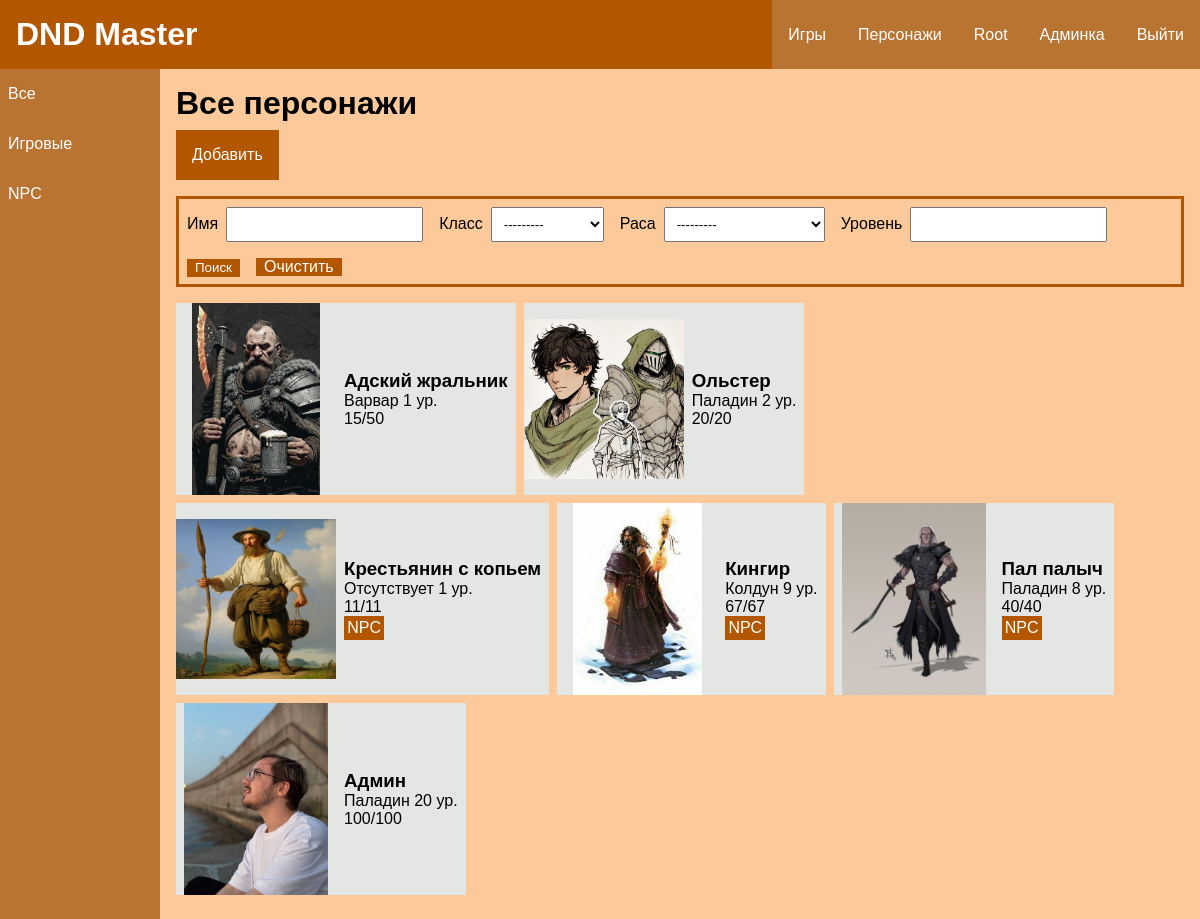
The page /characters/ (signed in) on the database its author committed.
### characterapp/models.py (models this page shows, shortened)
class Character(models.Model):
    name = models.CharField(max_length=100, verbose_name="Имя")
    dnd_class = models.ForeignKey(DndClass, on_delete=models.PROTECT, null=True, verbose_name="Класс")
    dnd_subclass = models.CharField(max_length=100, verbose_name="Подкласс", null=True, blank=True)
    race = models.ForeignKey(Race, on_delete=models.PROTECT, null=True, verbose_name="Раса")
    background = models.ForeignKey(Background, on_delete=models.PROTECT, null=True, verbose_name="Предыстория")
    max_hp = models.IntegerField(default=0, verbose_name="Max hp", validators=[MinValueValidator(0)])
    hp = models.IntegerField(default=0, verbose_name="HP", validators=[MinValueValidator(0)])
    armor_class = models.IntegerField(default=0, verbose_name="КД", validators=[MinValueValidator(0)])
    initiative = models.IntegerField(null=True, verbose_name="Инициатива", default=0)
    cooper_coins = models.IntegerField(default=0, verbose_name="ММ", validators=[MinValueValidator(0)])
    silver_coins = models.IntegerField(default=0, verbose_name="СМ", validators=[MinValueValidator(0)])
    gold_coins = models.IntegerField(default=0, verbose_name="ЗМ", validators=[MinValueValidator(0)])
    is_player = models.BooleanField(verbose_name="Игрок")
    player_name = models.CharField(max_length=100, null=True, verbose_name="Имя игрока", blank=True)
    image = models.ImageField(upload_to="characters/", null=True, blank=True, verbose_name="Изображение")
    user = models.ForeignKey(get_user_model(), null=True, blank=True, on_delete=models.PROTECT)
    level = models.IntegerField(default=1, verbose_name="Уровень", validators=[MinValueValidator(1)])
    speed = models.IntegerField(default=0, verbose_name="Скорость", validators=[MinValueValidator(0)])
    proficient_bonus = models.IntegerField(default=2, verbose_name="Бонус мастерства")
    slug = models.SlugField(null=True, blank=True)
    class Meta:
        unique_together = ('name', 'race', 'user')
        verbose_name = "Персонаж"
        verbose_name_plural = "Персонажи"
    def get_absolute_url(self):
        return reverse('characters:character-detail', kwargs={'slug': self.slug})

### bookdata/models.py (models this page shows)
class DndClass(models.Model):
    name = models.CharField(max_length=100, verbose_name="Имя")
    image = models.ImageField(upload_to="bookdata/classes/", null=True, blank=True, verbose_name="Изображение")
    class Meta:
        verbose_name = "Класс"
        verbose_name_plural = "Классы"
    def __str__(self):
        return self.name

### characterapp/views.py (the view)
# urls.py: path('', views.CharacterListView.as_view(), name='character-list'),
class CharacterListView(LoginRequiredMixin, CharacterListMixin, ListView):
    model = Character
    context_object_name = 'characters'
    paginate_by = 10
    template_name = 'characterapp/character_list.html'
    title_page = "Все персонажи"

### characterapp/forms.py
class SearchForm(forms.Form):
    name = forms.CharField(label="Имя", max_length=100, required=False)
    dnd_class = forms.ModelChoiceField(queryset=DndClass.objects.all(), label="Класс", required=False)
    race = forms.ModelChoiceField(queryset=Race.objects.all(), label="Раса", required=False)
    level = forms.IntegerField(min_value=1, required=False, label="Уровень")

### bookdata/models.py (called while the page is built)
    def __str__(self):
        return self.name

### characterapp/utils.py (called while the page is built)
    def get_context_data(self, **kwargs):
        context = super().get_context_data(**kwargs)
        if self.title_page:
            context['title'] = self.title_page
        return context

    def get_context_data(self, **kwargs):
        context = super().get_context_data(**kwargs)
        context['form'] = SearchForm()
        context['url_clean'] = f"{self.request.scheme}://{self.request.get_host()}{self.request.path}"
        return context

    def get_queryset(self):
        character_objects = Character.objects.filter(Q(user=self.request.user) | Q(is_player=False))
        if self.request.GET.get('name'):
            character_objects = character_objects.filter(name__icontains=self.request.GET.get('name'))
        if self.request.GET.get('dnd_class'):
            character_objects = character_objects.filter(dnd_class=self.request.GET.get('dnd_class'))
        if self.request.GET.get('race'):
            character_objects = character_objects.filter(race=self.request.GET.get('race'))
        if self.request.GET.get('level'):
            character_objects = character_objects.filter(level=self.request.GET.get('level'))
        return character_objects

### characterapp/templates/characterapp/character_list.html
{% extends 'characterapp/base.html' %}
{% block maincontent %}
<h1>{{title}}</h1>
<div class="add_button_div">
    <a href="{% url 'characters:character-add' %} ">Добавить</a>
</div>
{% include 'characterapp/components/character_collection.html' %}
{% endblock %}

### templates/base.html (shortened to what this page needs)
{% load static %}
<!DOCTYPE html>
<html lang="en">
<head>
    <link rel="stylesheet" type="text/css" href="{% static 'characterapp/css/style.css' %}">
</head>
<body>
<header>
    <h1 class="header_h">DND Master</h1>
    <div class="header_links">
        <a href="{% url 'game:game-list' %}">Игры</a>
        <a href="{% url 'characters:character-list' %}">Персонажи</a>
        {% if request.user.is_authenticated %}
        <a href="{% url 'users:update' %}">{{request.user.username|capfirst}}</a>
        {% if request.user.is_staff %}
        <a href="{% url 'admin:index' %}">Админка</a>
        {% endif %}
        <a href="{% url 'users:logout' %}">Выйти</a>
        {% else %}
        <a href="{% url 'users:login' %}">Войти</a>
        <a href="{% url 'users:register' %}">Регистрация</a>
        {% endif %}
    </div>
</header>
<main>
    {% block content %}
    {% endblock %}
</main>
</body>
</html>

### characterapp/templates/characterapp/components/character_collection.html (shortened to what this page needs)
<form method="get" class="search_form">
    {% for f in form %}
    <p><label for="{{f.id_for_label}}" class="search_form_label">{{f.label}}</label>{{f}}</p>
    {% endfor %}
    <p><button type="submit" class="search_form_button">Поиск</button></p>
    <p><a href="{{url_clean}}" class="search_form_clear_button">Очистить</a> </p>
</form>
<div class="character_card_list">
    {% for character in characters %}
    <a href="{{ character.get_absolute_url }}">
    {% include 'characterapp/components/character_card.html' %}
    </a>
    {% endfor %}
</div>

### characterapp/templates/characterapp/components/character_card.html
<div class="character_card">
    {% if character.image %}
    <img src="{{ character.image.url }}">
    {% else %}
    <img src="/media/staticmedia/image-placeholder-vertical.jpg">
    {% endif %}
    <div class="character_card_info">
        <h3>{{character.name}}</h3>
        <p>{{character.dnd_class}} {{character.level}} ур.</p>
        <p>{{character.hp}}/{{character.max_hp}}</p>
        {% if not character.is_player %}
        <p><span class="npc_sign">NPC</span></p>
        {% endif %}
    </div>
</div>

### characterapp/static/characterapp/css/style.css (style rules this page uses)
:root { --primary_background: #b35600; --link_secondary:#ba7432; --link_active: #faab61; --main_background: #fcca9a; --simple_background: #e3e6e3; }
html { min-height: 100%; }
body { min-height: 100vh; }
html, body { display: flex; flex-direction: column; }
* { padding: 0; margin: 0; font-family: sans-serif; }
header { background: var(--primary_background); display: flex; justify-content: space-between; }
.header_h { color: white; padding: 1rem; }
.header_links { display: flex; height: 100dp; }
.header_links a { display: block; height: 100%; align-content: center; background: var(--link_secondary); text-decoration: none; color: white; padding-right: 1rem; padding-left: 1rem; }
.add_button_div { margin-top: 0.5rem; }
.add_button_div a { display: inline-block; padding: 1rem; text-decoration: none; color: white; background: var(--primary_background); }
.character_card_list { display: flex; margin-top: 1rem; flex-wrap: wrap; }
.character_card_list a { text-decoration: none; color: black; margin-right: 0.5rem; margin-bottom: 0.5rem; }
.character_card { width: fit-content; display: flex; background: var(--simple_background); }
.character_card img { width: 10rem; height: 12rem; object-fit: contain; background: var(--simple_background); }
.character_card_info { align-content: center; padding: 0.5rem; }
.search_form { display: flex; margin-top: 1rem; flex-wrap: wrap; border-style: solid; width: fit-content; border-color: var(--primary_background); }
.search_form p { padding: 0.5rem; }
.search_form input, .search_form select { padding: 0.5rem; }
.search_form_label { margin-right: 0.5rem; }
.search_form_button, .search_form_clear_button { display: inline-block; text-decoration: none; height: 100%; padding-left: 0.5rem; padding-right: 0.5rem; color: white; background: var(--primary_background); border-style: none; align-content: center; }
.npc_sign { display: inline-block; background: var(--primary_background); color: white; padding: 0.2rem; }

### rows shown on the page
Character: image (picture), name "Адский жральник", dnd_class "Варвар", level "1", hp "15", max_hp "50"
Character: image (picture), name "Ольстер", dnd_class "Паладин", level "2", hp "20", max_hp "20"
Character: image (picture), name "Крестьянин с копьем", dnd_class "Отсутствует", level "1", hp "11", max_hp "11", is_player "NPC"
Character: image (picture), name "Кингир", dnd_class "Колдун", level "9", hp "67", max_hp "67", is_player "NPC"
Character: image (picture), name "Пал палыч", dnd_class "Паладин", level "8", hp "40", max_hp "40", is_player "NPC"
Character: image (picture), name "Админ", dnd_class "Паладин", level "20", hp "100", max_hp "100"

### other values the page prints
{{ request.user.username|capfirst }} "Root"
{{ title }} "Все персонажи"
{{ f.label }} "Имя" "Класс" "Раса" "Уровень"
